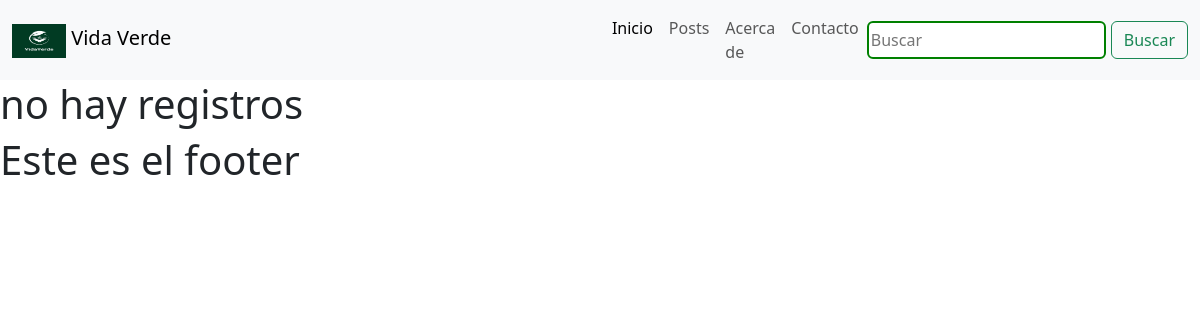
/posts/, run on an earlier commit of the app's database.
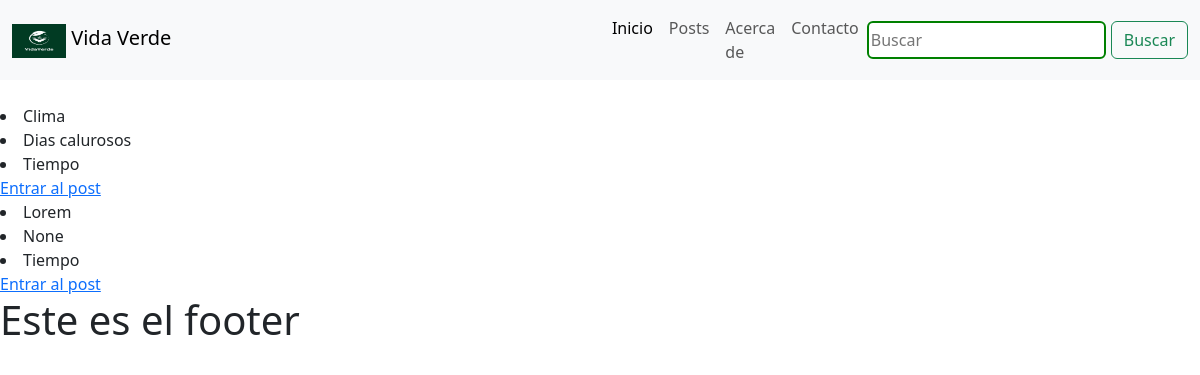
And on a later commit of the database.
### apps/posts/models.py (models this page shows)
class Post(models.Model):
      titulo = models.CharField(max_length=50, null= False)
      subtitulo = models.CharField(max_length=100, null=True, blank= True)
      fecha= models.DateTimeField(auto_now_add= True)
      texto= models.TextField(null=False)
      activo= models.BooleanField(default=True)
      categoria= models.ForeignKey(Categoria, on_delete=models.SET_NULL, null= True, default="Sin categoria")
      imagen= models.ImageField(null=True, blank=True, upload_to= "media", default="static/post_default.png")
      publicado= models.DateTimeField(default= timezone.now)

class Categoria(models.Model):
    nombre=models.CharField(max_length=30, null= False)
    def __str__(self):
            return(self.nombre)

### apps/posts/views.py (the view)
# urls.py: path('posts/', PostListView.as_view(), name='posts'),
class PostListView(ListView):
    model = Post
    template_name = "post/posts.html"
    context_object_name = "posts"

### templates/post/posts.html
{% extends 'base.html' %}
{%block contenido%}
{% for i in posts %}
<br>
<li>{{ i.titulo }}</li>
<li>{{ i.subtitulo }}</li>
<li>{{ i.categoria }}</li>
<a   id="boton_post" href="{% url 'apps.posts:post_individual' i.id %}">  Entrar al post </a>
{% empty %}
<h1>no hay registros</h1>
{% endfor   %}
{% endblock %}

### templates/base.html (shortened to what this page needs)
{% load static %}
<!DOCTYPE html>
<html lang="es-ar">
<head>
    <link rel="stylesheet" href="{% static 'css/base.css' %}">
<link href="https://cdn.jsdelivr.net/npm/bootstrap@5.3.2/dist/css/bootstrap.min.css" rel="stylesheet">
</head>
<body>
    <nav class="navbar navbar-expand-lg bg-body-tertiary ">
        <div class="container-fluid">
            <a class="navbar-brand" href="#">
              <img src="{%static 'img/logo.jpeg' %}" alt="Logo" width="54" height="34" class="d-inline-block align-text-top">
          Vida Verde
            </a>
          </div>
        <div class="container-fluid">
          <div class="collapse navbar-collapse " id="navbarNavAltMarkup">
            <div class="navbar-nav">
              <a class="nav-link active" aria-current="page" href=" {% url 'index' %}">Inicio</a>
              <a class="nav-link" href="{% url 'apps.posts:posts' %} ">Posts</a>
              <a class="nav-link" href="#">Acerca de</a>
              <a class="nav-link" href="#">Contacto</a>
            </div>
            <form class="d-flex" role="search">
                <input class="color" type="search" placeholder="Buscar" aria-label="Search">
                <button class="btn btn-outline-success" type="submit">Buscar</button>
              </form>
          </div>
        </div>
      </nav>
      {% block contenido %}
      {% endblock %}
<footer>
<h1>Este es el footer</h1>
</footer>
</body>
</html>

### static/css/base.css (style rules this page uses)
.color { border-radius: 6px; margin-right: 5px; border: 2px solid green; }

What changed in the data, as far as the page shows it:
added Post: titulo "Clima", subtitulo "Dias calurosos", categoria "Tiempo"
added Post: titulo "Lorem", subtitulo "None", categoria "Tiempo"
Also different on the page:
text no longer shown: "no hay registros"
